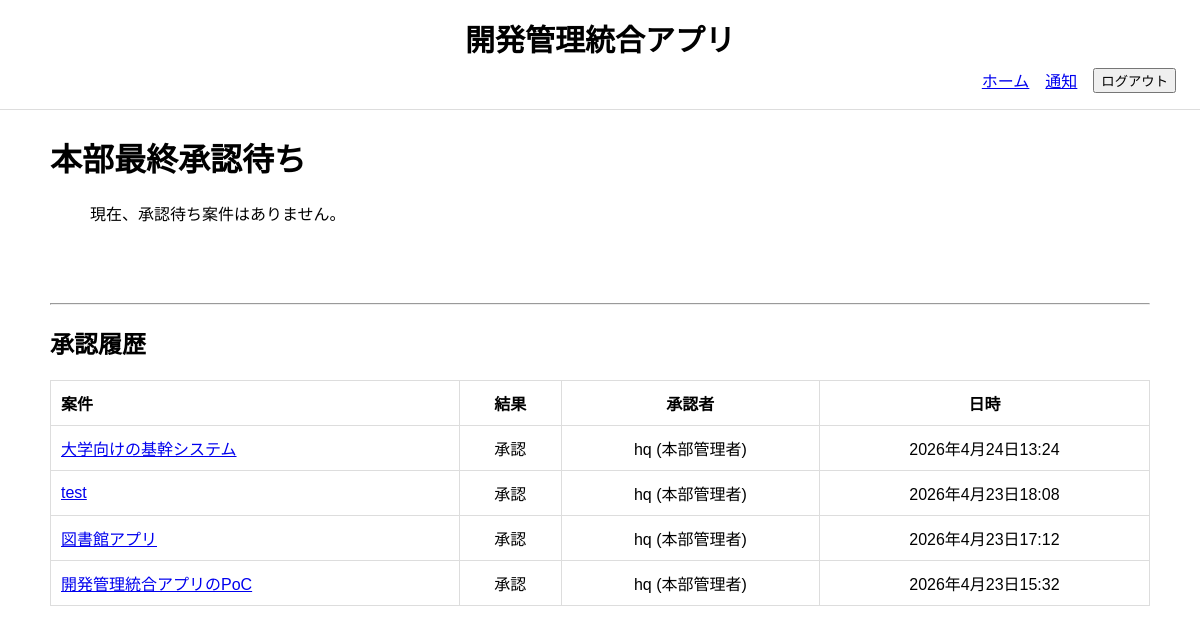
The app's page /hq/approvals/ (signed in) with its own data.
### project_management_app/models.py (models this page shows, shortened)
class Approval(models.Model):
    class Examination(models.TextChoices):
        APPROVED = "approved", "承認"
        REJECTED = "rejected", "却下"
    class ApprovalLevel(models.TextChoices):
        DEPARTMENT = "department", "部門承認"
        HQ = "hq", "本部承認"
    project = models.ForeignKey(
        Project,
        verbose_name="案件",
        on_delete=models.CASCADE,
        related_name="approvals",
    )
    approver = models.ForeignKey(
        CustomUser,
        verbose_name="承認者",
        on_delete=models.PROTECT,
        related_name="approvals",
    )
    level = models.CharField(
        "承認段階",
        max_length=20,
        choices=ApprovalLevel.choices,
    )
    examination = models.CharField(
        "審査",
        max_length=20,
        choices=Examination.choices,
    )
    comment = models.TextField("コメント", null=True, blank=True)
    examined_at = models.DateTimeField("審査日時", default=timezone.now)
    class Meta:
        verbose_name = "承認履歴"
        verbose_name_plural = "承認履歴"
        ordering = ["examined_at"]
        constraints = [
            models.UniqueConstraint(
                fields=["project", "level"],
                name="unique_approval_per_project_level"
            )
        ]

class Project(models.Model):
    class Status(models.TextChoices):
        DRAFT = "draft", "下書き"
        PENDING_MANAGER = "pending_manager", "部門承認待ち"
        PENDING_HQ = "pending_hq", "本部承認待ち"
        APPROVED = "approved", "承認済"
        IN_PROGRESS = "in_progress", "進行中"
        COMPLETED = "completed", "完了"
        REJECTED = "rejected", "却下"
    name = models.CharField("案件名", max_length=200)
    description = models.TextField("目的・概要")
    applicant = models.ForeignKey(
        CustomUser,
        verbose_name="案件担当者",
        on_delete=models.SET_NULL,
        null=True,
        blank=True,
        related_name="applied_projects"
    )
    department = models.ForeignKey(
        Department,
        verbose_name="担当部門",
        on_delete=models.PROTECT,
        related_name="projects",
    )
    estimated_budget = models.DecimalField(
        "予算額", max_digits=12, decimal_places=0
        )
    is_budget_notified = models.BooleanField(default=False)
    progress_rate = models.PositiveIntegerField(
        "全体進捗率",
        default=0,
        validators=[MinValueValidator(0), MaxValueValidator(100)]
    )
    status = models.CharField(
        "ステータス",
        max_length=30,
        choices=Status.choices,
        default=Status.DRAFT
    )
    submitted_at = models.DateField("申請日", null=True, blank=True)
    start_date = models.DateField("開始日", null=True, blank=True)
    due_date = models.DateField("期限", null=True, blank=True)
    approved_at = models.DateField("最終承認日", null=True, blank=True)
    completed_at = models.DateField("完了日", null=True, blank=True)
    created_at = models.DateTimeField("作成日時", auto_now_add=True)
    updated_at = models.DateTimeField("更新日時", auto_now=True)
    class Meta:
        verbose_name = "案件"
        verbose_name_plural = "案件"
        ordering = ["-created_at"]

class CustomUser(AbstractUser):
    class Role(models.TextChoices):
        MEMBER = "member", "タスク担当者"
        APPLICANT = "applicant", "申請者"
        MANAGER = "manager", "部門管理者"
        HQ = "hq", "本部管理者"
    department = models.ForeignKey(
        Department,
        verbose_name="所属部門",
        on_delete=models.PROTECT,
        related_name="users",
        null=True,
        blank=True
    )
    role = models.CharField(
        "ロール",
        max_length=30,
        choices=Role.choices,
        default=Role.APPLICANT
    )
    class Meta:
        verbose_name = "ユーザー"
        verbose_name_plural = "ユーザー"
    def __str__(self):
        return f"{self.username} ({self.get_role_display()})"

### project_management_app/views.py (the view)
# urls.py: path("hq/approvals/", HQApprovalListView.as_view(), name="hq_approval_list"),
class HQApprovalListView(LoginRequiredMixin, ListView):
    model = Project
    template_name = "project_management_app/hq_approval_list.html"
    def get_context_data(self, **kwargs):
        context = super().get_context_data(**kwargs)
        context["pending_projects"] = Project.objects.filter(
            status=Project.Status.PENDING_HQ
        ).select_related(
            "applicant", "department"
        ).order_by("-created_at")
        context["approval_histories"] = Approval.objects.filter(
            level=Approval.ApprovalLevel.HQ
        ).select_related(
            "project", "approver"
        ).order_by("-examined_at")[:20]  # 最新20件
        return context

### project_management_app/context_processors.py (called while the page is built)
def notification_count(request):
    if request.user.is_authenticated:
        count = Notification.objects.filter(
            recipient=request.user,
            is_read=False
        ).count()
    else:
        count = 0
    return {
        "unread_notification_count": count
    }

def pending_approval_count(request):
    if request.user.is_authenticated:
        if request.user.role == "manager":
            count = Project.objects.filter(
                department=request.user.department,
                status=Project.Status.PENDING_MANAGER
            ).count()
        elif request.user.role == "hq":
            count = Project.objects.filter(
                status=Project.Status.PENDING_HQ
            ).count()
        else:
            count = 0
    else:
        count = 0
    return {
        "pending_approval_count": count
    }

### project_management_app/templates/project_management_app/hq_approval_list.html (shortened to what this page needs)
{% extends "project_management_app/base.html" %}
{% block content %}
<h1>本部最終承認待ち</h1>
<ul>
    {% for project in pending_projects %}
        <li>
            <a href="{% url 'project_detail' project.pk %}">
                『{{ project.name }}』
            </a>
            - {{ project.department }} - {{ project.applicant.username }}
            <a href="{% url 'hq_approval' project.pk %}">
                承認
            </a>
        </li>
    {% empty %}
        現在、承認待ち案件はありません。
    {% endfor %}
</ul>
<br><br><br>
<hr>
<h2>承認履歴</h2>
<table>
    <tr>
        <th>案件</th>
        <th>結果</th>
        <th>承認者</th>
        <th>日時</th>
    </tr>
    {% for a in approval_histories %}
    <tr>
        <td>
            <a href="{% url 'project_detail' a.project.pk %}">
                {{ a.project.name }}
            </a>
        </td>
        <td>
            {% if a.examination == a.Examination.APPROVED %}
                承認
            {% else %}
                却下
            {% endif %}
        </td>
        <td>{{ a.approver }}</td>
        <td>{{ a.examined_at }}</td>
    </tr>
    {% endfor %}
</table>
{% endblock %}

### project_management_app/static/project_management_app/base.css (style rules this page uses)
body { font-family: sans-serif; margin: 0; }
table { width: 100%; border-collapse: collapse; }
th, td { text-align: center; vertical-align: middle; padding: 10px; border: 1px solid #ddd; }
th:first-child, td:first-child { text-align: left; }

### records on screen
Approval: project.name "大学向けの基幹システム", examination "承認", approver "hq (本部管理者)", examined_at "2026年4月24日13:24"
Approval: project.name "test", examination "承認", approver "hq (本部管理者)", examined_at "2026年4月23日18:08"
Approval: project.name "図書館アプリ", examination "承認", approver "hq (本部管理者)", examined_at "2026年4月23日17:12"
Approval: project.name "開発管理統合アプリのPoC", examination "承認", approver "hq (本部管理者)", examined_at "2026年4月23日15:32"
